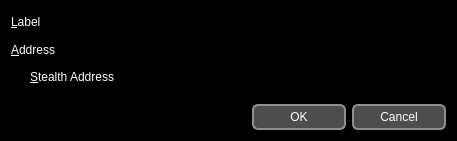
<?xml version="1.0" encoding="UTF-8"?>
<ui version="4.0">
 <class>EditAddressDialog</class>
 <widget class="QDialog" name="EditAddressDialog">
  <property name="geometry">
   <rect>
    <x>0</x>
    <y>0</y>
    <width>457</width>
    <height>141</height>
   </rect>
  </property>
  <property name="palette">
   <palette>
    <active>
     <colorrole role="WindowText">
      <brush brushstyle="SolidPattern">
       <color alpha="255">
        <red>255</red>
        <green>255</green>
        <blue>255</blue>
       </color>
      </brush>
     </colorrole>
     <colorrole role="Base">
      <brush brushstyle="SolidPattern">
       <color alpha="255">
        <red>0</red>
        <green>0</green>
        <blue>0</blue>
       </color>
      </brush>
     </colorrole>
     <colorrole role="Window">
      <brush brushstyle="SolidPattern">
       <color alpha="255">
        <red>0</red>
        <green>0</green>
        <blue>0</blue>
       </color>
      </brush>
     </colorrole>
    </active>
    <inactive>
     <colorrole role="WindowText">
      <brush brushstyle="SolidPattern">
       <color alpha="255">
        <red>255</red>
        <green>255</green>
        <blue>255</blue>
       </color>
      </brush>
     </colorrole>
     <colorrole role="Base">
      <brush brushstyle="SolidPattern">
       <color alpha="255">
        <red>0</red>
        <green>0</green>
        <blue>0</blue>
       </color>
      </brush>
     </colorrole>
     <colorrole role="Window">
      <brush brushstyle="SolidPattern">
       <color alpha="255">
        <red>0</red>
        <green>0</green>
        <blue>0</blue>
       </color>
      </brush>
     </colorrole>
    </inactive>
    <disabled>
     <colorrole role="WindowText">
      <brush brushstyle="SolidPattern">
       <color alpha="255">
        <red>159</red>
        <green>158</green>
        <blue>158</blue>
       </color>
      </brush>
     </colorrole>
     <colorrole role="Base">
      <brush brushstyle="SolidPattern">
       <color alpha="255">
        <red>0</red>
        <green>0</green>
        <blue>0</blue>
       </color>
      </brush>
     </colorrole>
     <colorrole role="Window">
      <brush brushstyle="SolidPattern">
       <color alpha="255">
        <red>0</red>
        <green>0</green>
        <blue>0</blue>
       </color>
      </brush>
     </colorrole>
    </disabled>
   </palette>
  </property>
  <property name="windowTitle">
   <string>Edit Address</string>
  </property>
  <layout class="QVBoxLayout" name="verticalLayout">
   <item>
    <layout class="QFormLayout" name="formLayout">
     <property name="fieldGrowthPolicy">
      <enum>QFormLayout::AllNonFixedFieldsGrow</enum>
     </property>
     <item row="0" column="0">
      <widget class="QLabel" name="label">
       <property name="text">
        <string>&amp;Label</string>
       </property>
       <property name="buddy">
        <cstring>labelEdit</cstring>
       </property>
      </widget>
     </item>
     <item row="0" column="1">
      <widget class="QLineEdit" name="labelEdit">
       <property name="toolTip">
        <string>The label associated with this address book entry</string>
       </property>
      </widget>
     </item>
     <item row="1" column="0">
      <widget class="QLabel" name="label_2">
       <property name="text">
        <string>&amp;Address</string>
       </property>
       <property name="buddy">
        <cstring>addressEdit</cstring>
       </property>
      </widget>
     </item>
     <item row="1" column="1">
      <widget class="QLineEdit" name="addressEdit">
       <property name="toolTip">
        <string>The address associated with this address book entry. This can only be modified for sending addresses.</string>
       </property>
      </widget>
     </item>
     <item row="2" column="0" colspan="2">
      <widget class="QCheckBox" name="stealthCB">
       <property name="text">
        <string>&amp;Stealth Address</string>
       </property>
      </widget>
     </item>
    </layout>
   </item>
   <item>
    <widget class="QDialogButtonBox" name="buttonBox">
     <property name="styleSheet">
      <string notr="true">QPushButton {
     border: 2px solid #8f8f91;
     border-radius: 6px;
     background-color: qlineargradient(spread:pad, x1:0, y1:0, x2:1, y2:0, stop:0.0511364 rgba(77, 77, 77, 255));
     min-width:90px;
     min-height: 22px;
     color: #fff;
 }

 QPushButton:pressed {
     background-color: qlineargradient(x1: 0, y1: 0, x2: 0, y2: 1,
                                       stop: 0 #dadbde, stop: 1 #f6f7fa);
 }

 QPushButton:flat {
     border: none; /* no border for a flat push button */
 }
QDialogButtonBox {
	background-color: #000;
}</string>
     </property>
     <property name="orientation">
      <enum>Qt::Horizontal</enum>
     </property>
     <property name="standardButtons">
      <set>QDialogButtonBox::Cancel|QDialogButtonBox::Ok</set>
     </property>
    </widget>
   </item>
  </layout>
 </widget>
 <resources/>
 <connections>
  <connection>
   <sender>buttonBox</sender>
   <signal>accepted()</signal>
   <receiver>EditAddressDialog</receiver>
   <slot>accept()</slot>
   <hints>
    <hint type="sourcelabel">
     <x>248</x>
     <y>254</y>
    </hint>
    <hint type="destinationlabel">
     <x>157</x>
     <y>274</y>
    </hint>
   </hints>
  </connection>
  <connection>
   <sender>buttonBox</sender>
   <signal>rejected()</signal>
   <receiver>EditAddressDialog</receiver>
   <slot>reject()</slot>
   <hints>
    <hint type="sourcelabel">
     <x>316</x>
     <y>260</y>
    </hint>
    <hint type="destinationlabel">
     <x>286</x>
     <y>274</y>
    </hint>
   </hints>
  </connection>
 </connections>
</ui>
